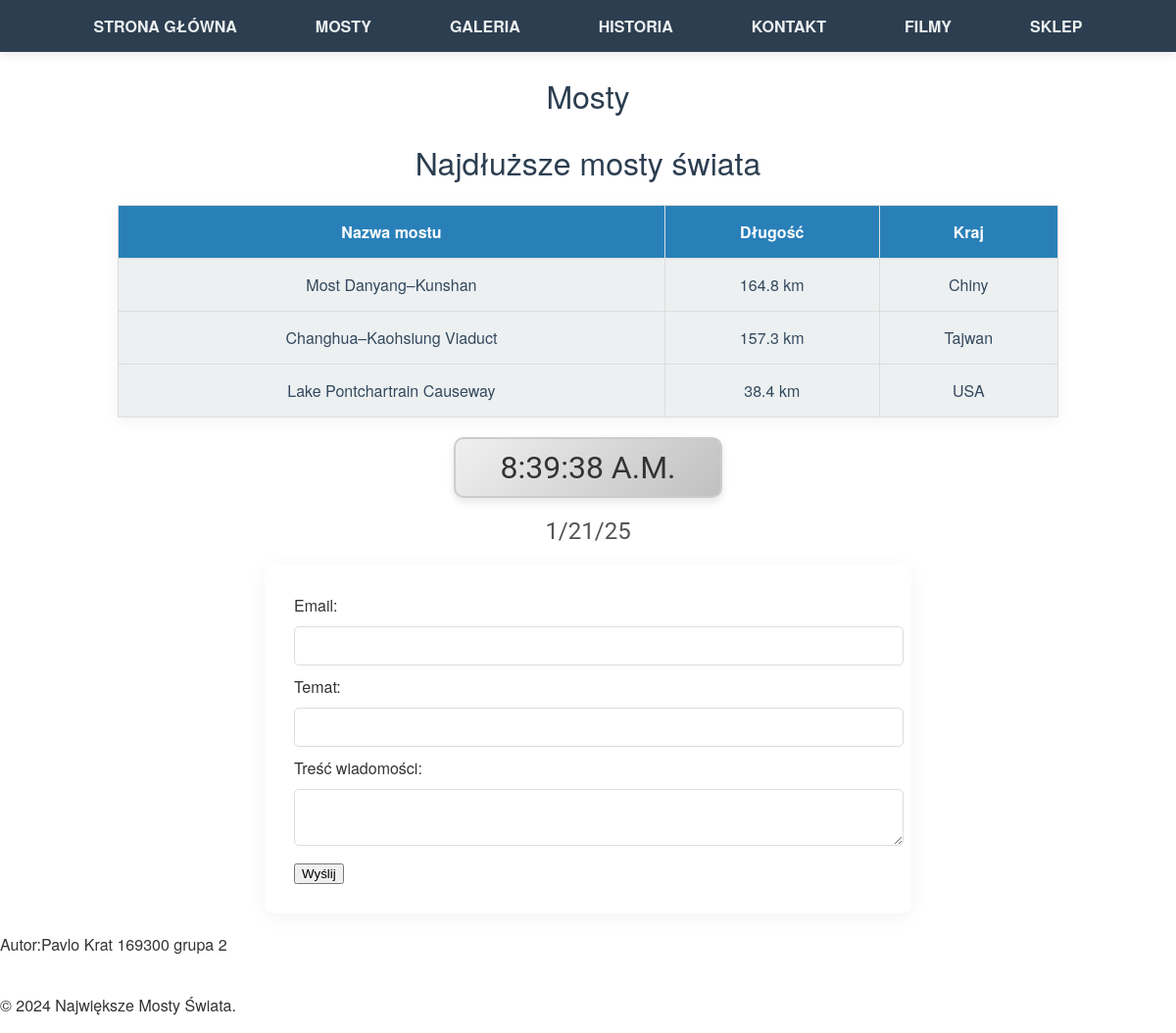
The page /projekt/index.php?id=3 on the database its author committed.
### tables this page shows
CREATE TABLE `page_list` (
  `id` int(11) NOT NULL,
  `page_title` varchar(255) NOT NULL,
  `page_content` text NOT NULL,
  `status` int(11) NOT NULL DEFAULT 1
);

### projekt/index.php (the view, shortened to what this page needs)
<?php
include('cfg.php');
include('contact.php');
$page_id = isset($_GET['id']) ? intval($_GET['id']) : 1;
function pobierzStrone($conn, $page_id) {
    $query = "SELECT page_title, page_content FROM page_list WHERE id = ? AND status = 1 LIMIT 1";
    $stmt = $conn->prepare($query);
    $stmt->bind_param("i", $page_id);
    $stmt->execute();
    $result = $stmt->get_result();
    if ($result->num_rows > 0) {
        return $result->fetch_assoc();
    } else {
        return null;
    }
}
$page = pobierzStrone($conn, $page_id);
if ($page) {
    $page_title = htmlspecialchars($page['page_title']);
    $page_content = $page['page_content'];
} else {
    $page_title = "Strona nie znaleziona";
    $page_content = "<p>Przepraszamy, żądana strona nie istnieje.</p>";
}
?>
<!DOCTYPE html>
<html lang="pl">
<head>
    <link rel="stylesheet" href="css/styl.css">
</head>
<body>
    <div class="menu">
        <ul>
            <li><a href="index.php?id=4">Strona Główna</a></li>
            <li><a href="index.php?id=3">Mosty</a></li>
            <li><a href="index.php?id=5">Galeria</a></li>
            <li><a href="index.php?id=6">Historia</a></li>
            <li><a href="index.php?id=7">Kontakt</a></li>
            <li><a href="index.php?id=8">Filmy</a></li>
            <li><a href="sklep.php">Sklep</a></li>
        </ul>
    </div>
    <main>
        <h1><?php echo $page_title; ?></h1>
        <div>
            <?php echo $page_content; ?>
        </div>
    </main>
    <footer>
         <?php
        $nrIndeksu = 169300;
        $nrGrupy = 2;
        echo "Autor:Pavlo Krat " . $nrIndeksu . " grupa " . $nrGrupy . "<br/><br/>";
        ?>
        <p>&copy; 2024 Największe Mosty Świata.</p>
    </footer>
</body>
</html>

### projekt/css/styl.css (style rules this page uses)
body { font-family: 'Helvetica Neue', Arial, sans-serif; margin: 0; padding: 0; color: #333; }
h1, h2 { text-align: center; color: #2c3e50; font-weight: 300; }
p { text-align: justify; line-height: 1.6; margin: 15px 0; }
table { width: 80%; margin: 20px auto; border-collapse: collapse; box-shadow: 0 4px 15px rgba(0, 0, 0, 0.05); }
table, th, td { border: 1px solid #ddd; }
th, td { padding: 15px; text-align: center; background-color: #ecf0f1; color: #34495e; font-size: 16px; }
th { background-color: #2980b9; color: white; }
.menu { background-color: #2c3e50; padding: 15px 0; box-shadow: 0 2px 10px rgba(0, 0, 0, 0.1); display: flex; justify-content: center; align-items: center; position: sticky; top: 0; z-index: 1000; }
.menu ul { list-style: none; display: flex; justify-content: center; margin: 0; padding: 0; }
.menu ul li { margin: 0 20px; }
.menu ul li a { text-decoration: none; color: #ecf0f1; padding: 10px 20px; font-size: 16px; font-weight: 600; text-transform: uppercase; transition: color 0.3s ease, background-color 0.3s ease; border-radius: 5px; position: relative; }
.menu ul li a::before { content: ''; position: absolute; width: 0; height: 2px; bottom: 0; left: 50%; background-color: #fff; transition: width 0.3s ease, left 0.3s ease; }
#zegarek { font-family: 'Roboto', sans-serif; font-size: 2em; color: #333; text-align: center; margin-top: 20px; padding: 10px; background: linear-gradient(135deg, #f0f0f0, #c0c0c0); border: 2px solid #ccc; border-radius: 10px; box-shadow: 0 4px 8px rgba(0, 0, 0, 0.1); width: 250px; margin: 20px auto; transition: transform 0.3s; }
#data { font-family: 'Roboto', sans-serif; font-size: 1.5em; color: #555; text-align: center; margin-top: 10px; transition: opacity 0.3s, transform 0.3s; }

### rows shown on the page
page_list: page_title "Mosty", page_content "Najdłuższe mosty świata Nazwa mostu Długość Kraj Most Danyang–Kunshan 164.8 km Chiny Changhua–Kaohsiung Viaduct 157.3 km Tajwan Lake Pontchartrain Causeway 38.4 km USA"

### other values the page prints
$nrIndeksu "169300"
$nrGrupy "2"
